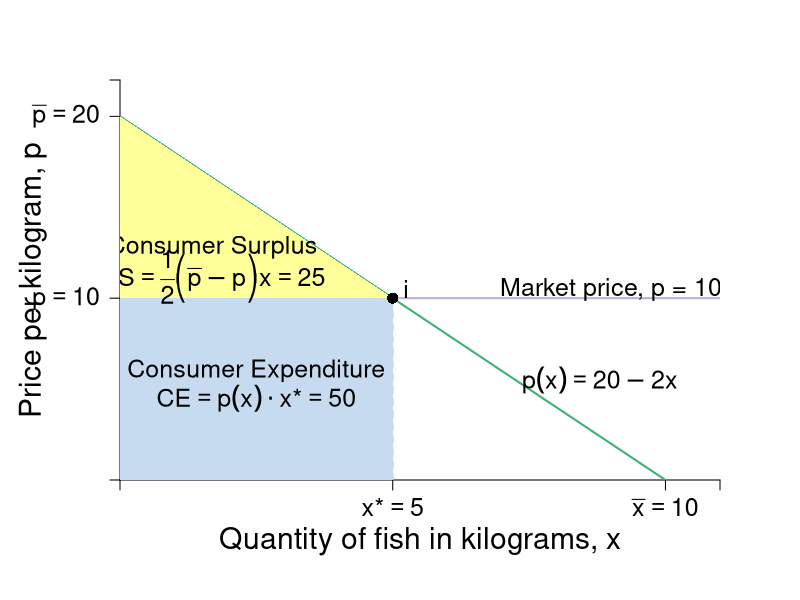

Reproduce this figure in R.
require(shape)
pdf(file = "indmarketdemand/consumersurplus_jane.pdf", width = 9, height = 7)

#Set parameters for graphics
pointsize <- 1.8
axislabelsize <- 1.8
labelsize <- 1.5
namesize <- 1.8
annotatesize <- 1.5
graphlinewidth <- 2
segmentlinewidth <- 1.5


COL <- c("#7fc97f", "#beaed4", "#fdc086", "#ffff99", "#386cb0", "#f0027f", "#bf5b17", "#666666")
COLA <- c("#e0f3db", "#99d8c9","#66c2a4","#41ae76", "#238b45", "#005824")
COLB <- c("#c6dbef", "#4eb3d3", "#2b8cbe", "#0868ac","#084081")

par(mar =  c(6, 6, 4, 4))

mrsA <- function(x, rmax = 20, xmax = 10) {
  rmax - (rmax/xmax)*x
}

uA <- function(x, y, rmax = 20, xmax = 10) {
  y + rmax*x - (1/2)(rmax/xmax)*x^2
}

xlims <- c(0, 11)
ylims <- c(0, 22)

npts <- 501 
x <- seq(xlims[1], xlims[2], length.out = npts)
y <- seq(ylims[1], ylims[2], length.out = npts) 
a <- c(46.08, 55, 64)
b <- c(46.08, 55, 64)

plot(0, 0, xlim = xlims, ylim = ylims, type = "n",
     xlab = expression(paste("")),
     ylab = expression(paste("")), 
     xaxt = "n", 
     yaxt = "n", 
     cex.lab = axislabelsize, 
     bty = "n",
     xaxs="i", 
     yaxs="i")

# ticksy <- seq(from = 0, to = ylims[2], by = 2)
# ylabels <- seq(from = 0, to = ylims[2], by = 2)
# ticksx <- seq(from = 0, to = xlims[2], by = 2)
# xlabels <- seq(from = 0, to = xlims[2], by = 2)
ticksy <- c(0, 10, 20, ylims[2])
ylabels <- c(NA, expression(paste(p == 10)), expression(paste(bar(p) == 20)), NA)
ticksx <- c(0, 5, 10, xlims[2])
xlabels <- c(NA, expression(paste(x,"*") == 5), expression(paste(bar(x)==10)), NA)

axis(1, at = ticksx, pos = 0, labels = xlabels, cex.axis = labelsize)
axis(2, at = ticksy, pos = 0, labels = ylabels, las = 1, cex.axis = labelsize)

npts <- 500 
xx1 <- seq(xlims[1], xlims[2], length.out = npts)




#Lines for mrs graph
lines(xx1, mrsA(xx1, rmax = 20, xmax = 10), col = COLA[4], lwd = graphlinewidth)

segments(0, 10, xlims[2], 10, lty = 1, col = COL[2] , lwd = graphlinewidth)
segments(5, 0, 5, 10, lty = 2, col = "gray" , lwd = segmentlinewidth)

#Polygon for CS
xpoly <- c(0, 5, 0)
ypoly <- c(10, 10, 20)
polygon(x = xpoly, y = ypoly, col = COL[4], density=NULL, border = NA)

#Polygon for CE
xpoly3 <- c(0, 5, 5, 0, 0)
ypoly3 <- c(0, 0, 10, 10, 0)
polygon(x = xpoly3, y = ypoly3, col = COLB[1], density=NULL, border = NA)

#Label axes
mtext(expression(paste("Quantity of fish in kilograms, ", x)), side=1, line = 3, cex = axislabelsize)
text(-1.6, 0.5*ylims[2], expression(paste("Price per kilogram, ", p)), xpd = TRUE, cex = axislabelsize, srt = 90) 

points(5, 10, pch = 16, col = "black", cex = 1.5)
text(5.25, 10.5, expression(i), cex = labelsize)

#segments(4.11765, 6.17647, 5.88, 8.88, lty = 1, col = COL[2] , lwd = graphlinewidth)
text(9, 10.5, expression("Market price, p = 10"), cex = labelsize)
#text(7.3, 2.5, expression("Curve"))
#Arrows(7.3, 3.5, 7.3, 6.1, col = "black", lty = 1, lwd = 2, arr.type = "triangle", arr.lwd = 0.5)

#Label the iso-welfare functions for the HG, Aisha
# text(3.8, 1.5, expression(u[1]^A))
# text(4.6, 1.5, expression(u[2]^A))
# text(5.5, 1.5, expression(u[3]^A))
#text(6.6, 8.3, expression(u[4]^A))


#Label the indifference curves for the HG, Betty
# text(7.6, 17, expression(u[1]^B))
# text(6.75, 17, expression(u[2]^B))
# text(6, 17, expression(u[3]^B))
#text(3.4, 6.9, expression(v[4]^B))

#Label mrs function
text(8.8, 5.5, expression(paste(p(x) == 20 - 2*x)), cex = labelsize)
#Arrows(10, 7.5, 10, 5, col = "black", lty = 1, lwd = 2, arr.type = "triangle", arr.lwd = 0.5)

#Label satiation
#text(20, 3.5, expression(paste(x[max] == "Point")))
#text(20, 3, expression(paste("of Satiation")))
#Arrows(20, 2.5, 20, 0.5, col = "black", lty = 1, lwd = 2, arr.type = "triangle", arr.lwd = 0.5)

#Label highest willingness to pay
text(1.7, 12.8, expression("Consumer Surplus"), cex = labelsize)
text(1.7, 11.2, expression(paste(CS==frac(1, 2)*bgroup("(",bar(p) - p,")")*x, phantom()== 25)), cex = labelsize)
#text(3.5, 16, expression(paste(CS==frac(1, 2)*bgroup("(",20 - 10,")")*5, phantom()== 25)))
#Arrows(3.5, 15, 3.5, 12, col = "black", lty = 1, lwd = 2, arr.type = "triangle", arr.lwd = 0.5)

text(2.5, 6, expression("Consumer Expenditure"), cex = labelsize)
text(2.5, 4.5, expression(paste(CE==p(x)%.%x,"*", phantom() == 50)), cex = labelsize)


dev.off()
